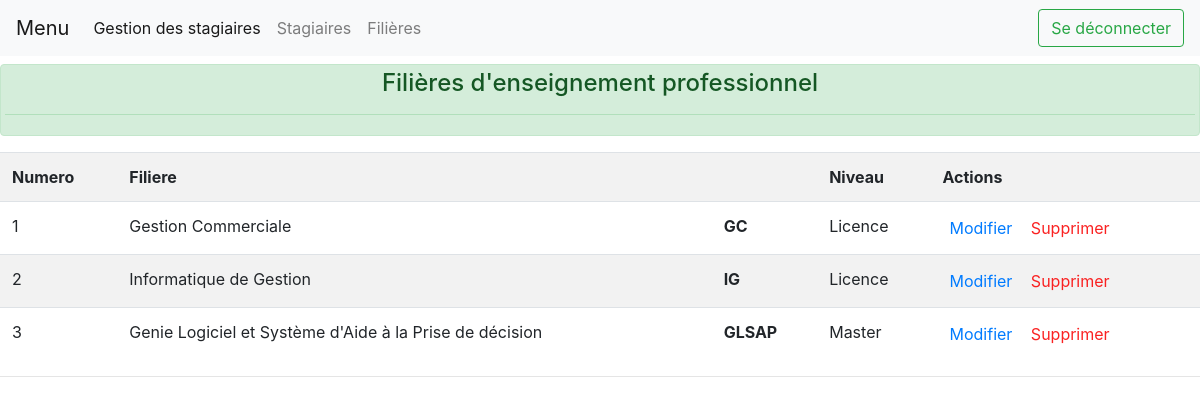
Before: /filiere.php with the older database file.
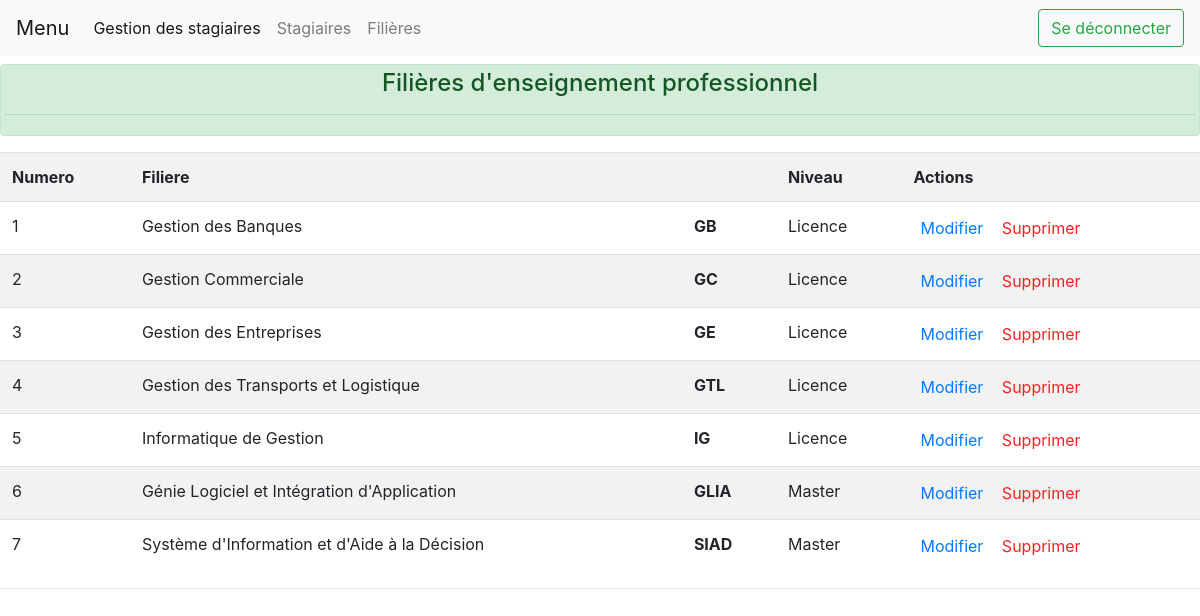
After: the same page with the newer database file.
### tables this page shows
CREATE TABLE `filiere` (
  `id_filiere` char(5) NOT NULL,
  `id_niveau` char(5) DEFAULT NULL,
  `libelle_filiere` varchar(255) DEFAULT NULL
);

CREATE TABLE `niveau` (
  `id_niveau` char(5) NOT NULL,
  `libelle_niveau` varchar(255) NOT NULL
);

### filiere.php (the view, shortened to what this page needs)
<!doctype html>
<html lang=fr>
<head>
    <link rel="stylesheet" href="styles/css/bootstrap.css">
    <link rel="stylesheet" href="styles/css/stylepro.css">
</head>
<body>
	<?php
		include_once('menu.php');
	 ?>
	 <div class="alert alert-success mt-2  p-1" role="alert">
		  <h4 class="alert-heading" align="center">Filières d'enseignement professionnel</h4>
		  <hr>
	 </div>
	 <div>
	 	<table class="table table-hover table-striped">
	 		<tr>
	 			<th>Numero</th>
	 			<th>Filiere</th>
	 			<th></th>
	 			<th>Niveau</th>
	 			<th>Actions</th>
	 		</tr>
		 	<?php
		 		$i=1;
		 		require_once('inclu/connexion.php');
		 		$requete=$bdd->query("SELECT libelle_filiere, id_filiere, libelle_niveau FROM filiere AS a , niveau AS b WHERE b.id_niveau = a.id_niveau ORDER BY libelle_niveau");
		 		while($resultat=$requete->fetch())
		 		{
		 		  ?>
		 			<tr>
		 				<td><?php echo $i; ?></td>
		 				<td><?php echo $resultat['libelle_filiere'];  ?>
		 				<td><?php echo '<b> '.$resultat['id_filiere'].' </b>'; ?></td>
		 				<td><?php echo $resultat['libelle_niveau']; ?></td>
		 				<td>
		 					<form class="d-inline">
		 						<a href="#"><input type="submit" name="modifier" value="Modifier" class="btn-form-action"></a>
		 					</form>
		 					<form class="d-inline">
		 						<input type="submit" name="supprimer" value="Supprimer" class="btn-suppr btn-form-action">
		 					</form>
		 				</td>
		 			</tr>
		 		<?php
		 			 $i++;
		 			 } ?>
	  	</table>
	  	<hr>
	 </div>
</body>
</html>

### menu.php (shortened to what this page needs)
<!doctype html>
<html lang=fr>
<head>
    <link rel="stylesheet" href="styles/css/bootstrap.css">
</head>
<body>
	<header id="top">
		<nav class="navbar navbar-expand-lg navbar-light bg-light">
		  <a class="navbar-brand" href="">Menu</a>
		  <div class="collapse navbar-collapse" id="navbarTogglerDemo02">
		    <ul class="navbar-nav mr-auto mt-2 mt-lg-0">
		      <li class="nav-item active">
		        <a class="nav-link" href="accueil_home.php">Gestion des stagiaires <span class="sr-only">(current)</span></a>
		      </li>
		      <li class="nav-item">
		        <a class="nav-link" href="stagiaire.php">Stagiaires</a>
		      </li>
		      <li class="nav-item">
		        <a class="nav-link" href="filiere.php">Filières</a>
		      </li>
		    </ul>
		    <div class="form-inline my-2 my-lg-0                             deconnexion.php">
		      		<a href="index.php"><button type="submit" class="btn btn-outline-success my-2 my-sm-0">Se déconnecter</button></a>
		    </div>
		  </div>
		</nav>
	</header>
</body>
</html>

### styles/css/stylepro.css (style rules this page uses)
.btn-form-action { color: #007bff; text-align: center; vertical-align: middle; -webkit-user-select: none; -moz-user-select: none; -ms-user-select: none; user-select: none; background-color: transparent; border: 1px solid transparent; font-size: 1rem; border-radius: 0.25rem; transition: color 0.15s ease-in-out, background-color 0.15s ease-in-out, border-color 0.15s ease-in-out, box-shadow 0.15s ease-in-out; }
.btn-suppr { color: rgba(250, 10, 10, 0.9); }

Changed rows visible on the page:
removed filiere: libelle_filiere "Genie Logiciel et Système d'Aide à la Prise de décision", id_filiere "GLSAP", id_niveau.libelle_niveau "Master"
added filiere: libelle_filiere "Gestion des Banques", id_filiere "GB", id_niveau.libelle_niveau "Licence"
added filiere: libelle_filiere "Gestion des Entreprises", id_filiere "GE", id_niveau.libelle_niveau "Licence"
added filiere: libelle_filiere "Gestion des Transports et Logistique", id_filiere "GTL", id_niveau.libelle_niveau "Licence"
added filiere: libelle_filiere "Génie Logiciel et Intégration d'Application", id_filiere "GLIA", id_niveau.libelle_niveau "Master"
added filiere: libelle_filiere "Système d'Information et d'Aide à la Décision", id_filiere "SIAD", id_niveau.libelle_niveau "Master"
